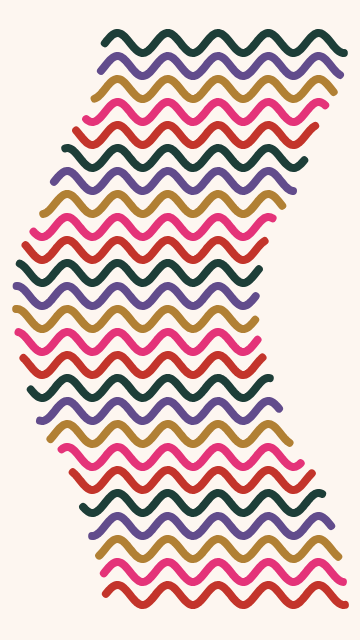
Frame 1 (no input)
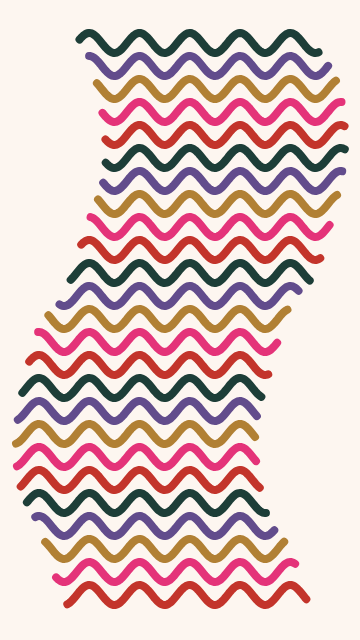
Frame 60 (no input)
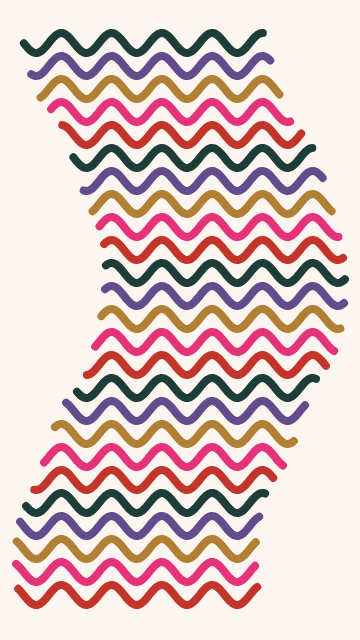
Frame 120 (the mouse pressed at the canvas centre since frame 60)

The p5.js sketch that drew these frames (run headless with seeded random() and noise() and a simulated clock; from frame 60 on, the mouse is pressed at the canvas centre):

// p5.js sketch
// ── sketch.js
// august 2019

const numFrames = 9 * 60;
const numPts = 240;
const numLines = 25;
let cols;
const colbg = "#FDF6F0";

function setup() {
  createCanvas(360, 640);
  noFill();
  strokeWeight(8);
  cols = ["#C3342B", "#1D3E38", "#624C8C", "#B18034", "#E43379"];
}

function draw() {
  translate(width / 2, 0);
  const t = ((frameCount / numFrames) % 1) * TWO_PI;
  clear();
  background(colbg);
  for (let y = numLines; y > 0; y--) {
    stroke(cols[y % cols.length]);
    beginShape();
    for (let i = numPts; i > 0; i--) {
      let xx = i - numPts / 2 + (cos(y / 4 - 2 * t) * width) / 8;
      let yy = 20 + y * 23 + sin(xx / 8 - 4 * t) * 10;
      vertex(xx, yy);
    }
    endShape();
  }
}
